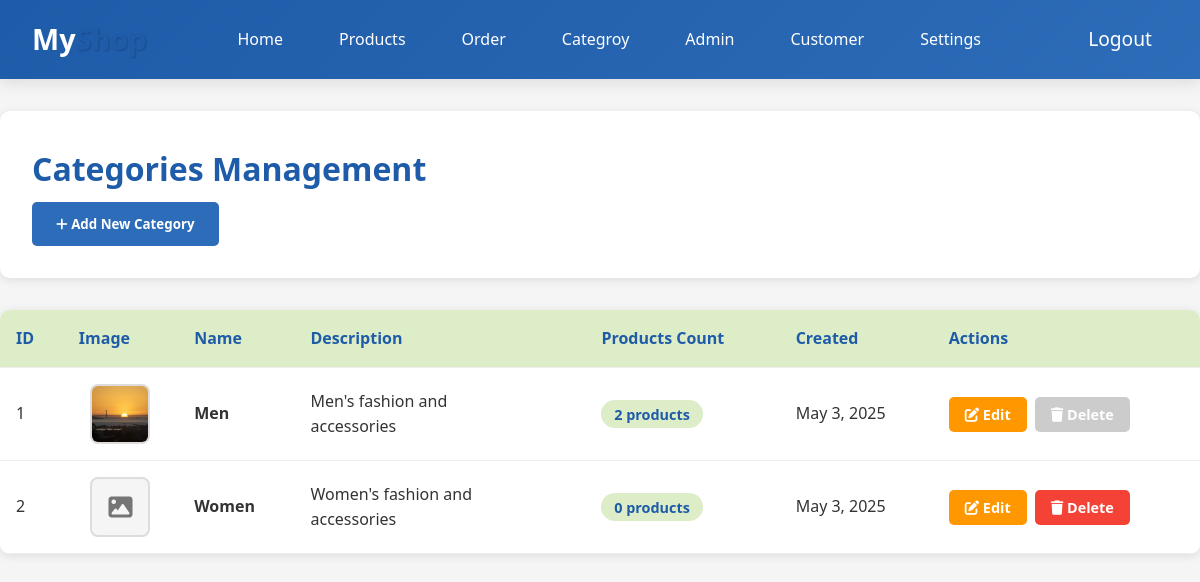
The app's page /admin/category.php (signed in) with its own data.
### tables this page shows
CREATE TABLE IF NOT EXISTS `categories` (
  `category_id` int NOT NULL AUTO_INCREMENT,
  `name` varchar(50) NOT NULL,
  `image` text NOT NULL,
  `description` text,
  `created_at` timestamp NULL DEFAULT CURRENT_TIMESTAMP,
  PRIMARY KEY (`category_id`)
);

### admin/category.php (the view, shortened to what this page needs)
<!DOCTYPE html>
<html lang="en">
<?php
include 'config.php';
$categoriesQuery = "SELECT * FROM categories ORDER BY created_at DESC";
$categoriesResult = mysqli_query($conn, $categoriesQuery);
?>
<head>
    <link rel="stylesheet" href="https://cdnjs.cloudflare.com/ajax/libs/font-awesome/6.5.0/css/all.min.css">
    <link rel="stylesheet" href="css/category.css" />
</head>
<body>
   <?php include 'navbar.php'; ?>
    <div class="container main-content">
        <div class="page-header">
            <h1 class="page-title">Categories Management</h1>
            <button class="btn btn-primary" onclick="openAddModal()">
                <i class="fas fa-plus"></i> Add New Category
            </button>
        </div>
        <div class="categories-table">
            <table>
                <thead>
                    <tr>
                        <th>ID</th>
                        <th>Image</th>
                        <th>Name</th>
                        <th>Description</th>
                        <th>Products Count</th>
                        <th>Created</th>
                        <th>Actions</th>
                    </tr>
                </thead>
                <tbody>
                    <?php while ($category = mysqli_fetch_assoc($categoriesResult)): ?>
                        <?php
                        $productCountResult = mysqli_query($conn, "SELECT COUNT(*) as count FROM products WHERE category_id={$category['category_id']}");
                        $productCount = mysqli_fetch_assoc($productCountResult)['count'];
                        ?>
                        <tr>
                            <td><?= $category['category_id'] ?></td>
                            <td>
                                <div class="category-image">
                                    <?php if ($category['image'] && file_exists($category['image'])): ?>
                                        <img src="<?= htmlspecialchars($category['image']) ?>" alt="<?= htmlspecialchars($category['name']) ?>" class="category-thumb">
                                    <?php else: ?>
                                        <div class="no-image">
                                            <i class="fas fa-image"></i>
                                        </div>
                                    <?php endif; ?>
                                </div>
                            </td>
                            <td>
                                <strong><?= htmlspecialchars($category['name']) ?></strong>
                            </td>
                            <td>
                                <div class="description-cell">
                                    <?= htmlspecialchars(substr($category['description'], 0, 100)) ?>
                                </div>
                            </td>
                            <td>
                                <span class="product-count"><?= $productCount ?> products</span>
                            </td>
                            <td><?= date('M j, Y', strtotime($category['created_at'])) ?></td>
                            <td>
                                <div class="actions">
                                    <button class="btn btn-warning btn-small" onclick="openEditModal(<?= htmlspecialchars(json_encode($category)) ?>)">
                                        <i class="fas fa-edit"></i> Edit
                                    </button>
                                    <form method="POST" style="display: inline;" onsubmit="return confirm('Are you sure you want to delete this category? This action cannot be undone.')">
                                        <button type="submit" class="btn btn-danger btn-small" <?= $productCount > 0 ? 'disabled title="Cannot delete category with products"' : '' ?>>
                                            <i class="fas fa-trash"></i> Delete
                                        </button>
                                    </form>
                                </div>
                            </td>
                        </tr>
                    <?php endwhile; ?>
                </tbody>
            </table>
        </div>
    </div>
</body>
</html>

### admin/css/category.css (style rules this page uses)
:root { --primary-color: #2d6cb8; --primary-light: #dcedc8; --primary-dark: #1e5ba8; --white: #ffffff; --gray-light: #f5f5f5; --gray-medium: #e0e0e0; --gray-dark: #757575; --text-color: #333333; --danger-color: #f44336; --warning-color: #ff9800; --success-color: #1e5ba8; --info-color: #2196f3; --border-color: #e0e0e0; --shadow: 0 2px 10px rgba(0, 0, 0, 0.1); --shadow-hover: 0 4px 20px rgba(0, 0, 0, 0.15); }
* { margin: 0; padding: 0; box-sizing: border-box; font-family: "Segoe UI", Tahoma, Geneva, Verdana, sans-serif; }
body { background-color: var(--gray-light); color: var(--text-color); line-height: 1.6; }
.container { max-width: 1200px; margin: 0 auto; padding: 0 1rem; }
.main-content { padding: 2rem 0; }
.page-header { background: var(--white); padding: 2rem; border-radius: 10px; margin-bottom: 2rem; box-shadow: 0 2px 10px rgba(0, 0, 0, 0.1); }
.page-title { font-size: 2rem; color: var(--primary-dark); margin-bottom: 0.5rem; }
.btn { padding: 0.8rem 1.5rem; border: none; border-radius: 5px; cursor: pointer; font-weight: bold; text-decoration: none; display: inline-block; transition: all 0.3s; }
.btn-primary { background: var(--primary-color); color: var(--white); }
.btn-danger { background: var(--danger-color); color: var(--white); }
.btn-danger:disabled { background: #ccc; cursor: not-allowed; }
.btn-warning { background: var(--warning-color); color: var(--white); }
.btn-small { padding: 0.5rem 1rem; font-size: 0.9rem; }
.categories-table { background: var(--white); border-radius: 10px; overflow: hidden; box-shadow: 0 2px 10px rgba(0, 0, 0, 0.1); }
table { width: 100%; border-collapse: collapse; }
th, td { padding: 1rem; text-align: left; border-bottom: 1px solid #eee; }
th { background: var(--primary-light); font-weight: bold; color: var(--primary-dark); }
.category-image { display: flex; justify-content: center; }
.category-thumb { width: 60px; height: 60px; object-fit: cover; border-radius: 8px; border: 2px solid #ddd; }
.no-image { width: 60px; height: 60px; background: var(--gray-light); border: 2px solid #ddd; border-radius: 8px; display: flex; align-items: center; justify-content: center; color: var(--gray-dark); font-size: 1.5rem; }
.description-cell { max-width: 200px; word-wrap: break-word; }
.product-count { background: var(--primary-light); color: var(--primary-dark); padding: 0.3rem 0.8rem; border-radius: 15px; font-size: 0.9rem; font-weight: bold; }
.actions { display: flex; gap: 0.5rem; }

### records on screen
categories: category_id "1", image (picture), name "Men", description "Men's fashion and accessories", productCount "2", created_at "May 3, 2025"
categories: category_id "2", name "Women", description "Women's fashion and accessories", productCount "0", created_at "May 3, 2025"
